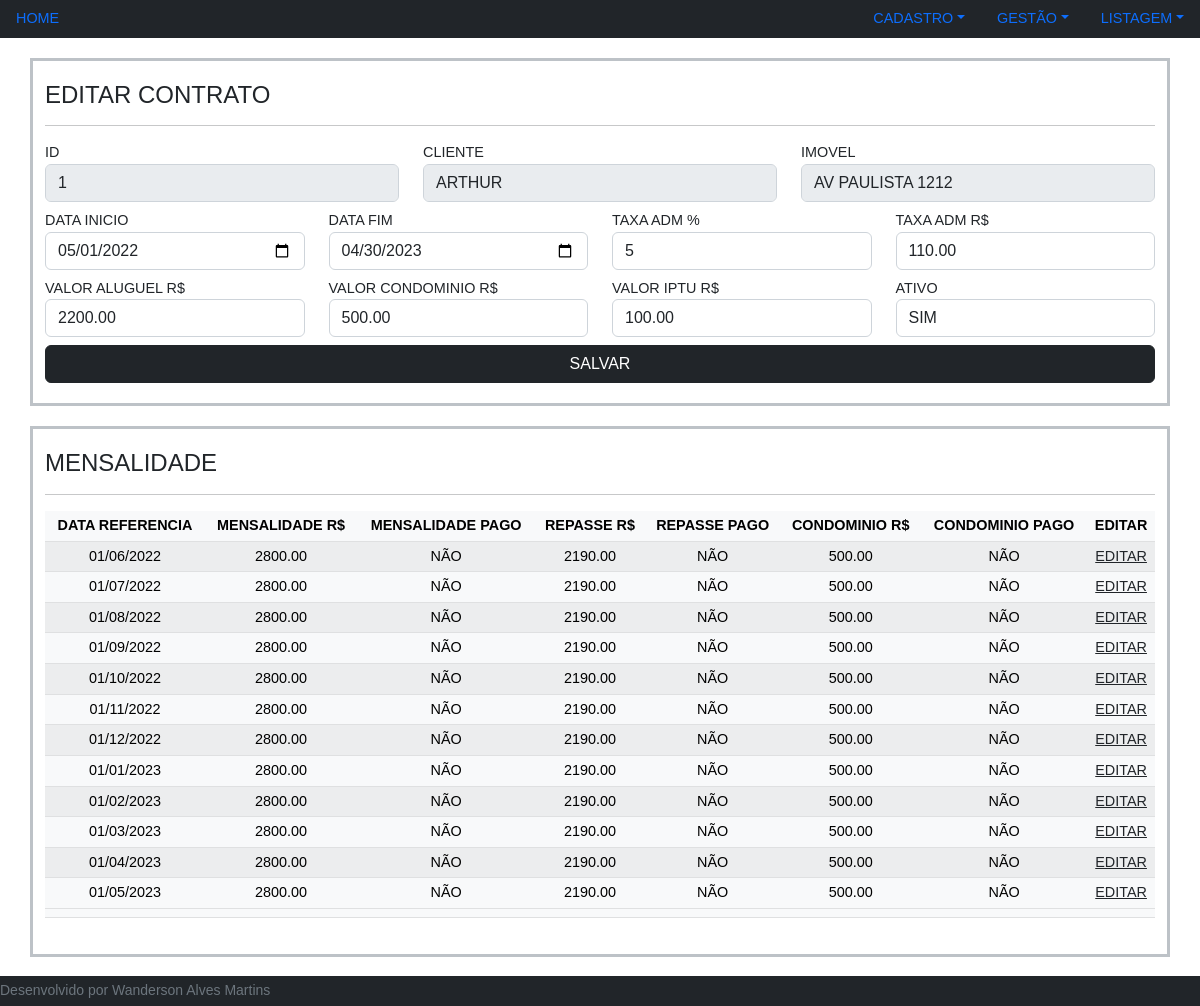
Page /index.php?p=contratoEditar&id=1 on the committed database.
### tables this page shows
CREATE TABLE IF NOT EXISTS `contrato` (
  `ID` int(11) NOT NULL AUTO_INCREMENT,
  `ID_PESSOA_CLIENTE` int(11) NOT NULL,
  `ID_IMOVEL` int(11) NOT NULL,
  `DT_INICIO` date NOT NULL,
  `DT_FIM` date NOT NULL,
  `TX_ADM` int(11) NOT NULL DEFAULT 0,
  `VL_ALUGUEL` float(12,2) NOT NULL DEFAULT 0.00,
  `VL_CONDOMINIO` float(12,2) NOT NULL DEFAULT 0.00,
  `VL_IPTU` float(12,2) NOT NULL DEFAULT 0.00,
  `VL_TX_ADM` float(12,2) NOT NULL DEFAULT 0.00,
  `ATIVO` int(11) NOT NULL DEFAULT 1,
  `DT_CADASTRO` datetime NOT NULL,
  PRIMARY KEY (`ID`)
);

CREATE TABLE IF NOT EXISTS `imovel` (
  `ID` int(11) NOT NULL AUTO_INCREMENT,
  `ID_PROPRIETARIO` int(11) NOT NULL,
  `ENDERECO` varchar(200) NOT NULL,
  `ATIVO` int(11) NOT NULL DEFAULT 1,
  `DT_CADASTRO` datetime NOT NULL,
  PRIMARY KEY (`ID`),
  KEY `FK_imovel_pessoa` (`ID_PROPRIETARIO`),
  CONSTRAINT `FK_imovel_pessoa` FOREIGN KEY (`ID_PROPRIETARIO`) REFERENCES `pessoa` (`ID`)
);

CREATE TABLE IF NOT EXISTS `mensalidade` (
  `ID` int(11) NOT NULL AUTO_INCREMENT,
  `ID_CONTRATO` int(11) NOT NULL,
  `DT_REF` date DEFAULT NULL,
  `VL_MENSALIDADE` float(10,2) DEFAULT NULL,
  `PG_MENSALIDADE` int(11) DEFAULT 0 COMMENT '0=NAO PAGO, 1=PAGO',
  `DT_PG_MENSALIDADE` date DEFAULT NULL,
  `VL_REPASSE` float(10,2) DEFAULT NULL,
  `PG_REPASSE` int(11) DEFAULT 0 COMMENT '0=NAO PAGO, 1=PAGO',
  `DT_PG_REPASSE` date DEFAULT NULL,
  `VL_CONDOMINIO` float(10,2) DEFAULT NULL,
  `PG_CONDOMINIO` int(11) DEFAULT 0 COMMENT '0=NAO PAGO, 1=PAGO',
  `DT_PG_CONDOMINIO` date DEFAULT NULL,
  `ATIVO` int(11) NOT NULL DEFAULT 1,
  PRIMARY KEY (`ID`)
);

CREATE TABLE IF NOT EXISTS `descricao` (
  `ID` int(11) NOT NULL,
  `REF` int(11) NOT NULL,
  `DESC` varchar(50) NOT NULL
);

### database/Query.php (called while the page is built, shortened)
<?php
class Query extends ConexaoBD
{
    public function select($sql,$p=null)
    {
        $pdo    = $this->conectar();
        $r      = $pdo->query($sql);
        if($p)
        {
            $result = $r->fetchAll();
        }
        else
        {
            $result = $r->fetch();
        }
        return $result;
    }
}
?>

### controller/con_editar_contrato.php (called while the page is built, shortened)
<?php
$ID = $_GET['id'];
include_once 'database/Query.php';
include_once 'helper/Helper.php';
$sql = "SELECT a.*,
        DT_INICIO,
        DT_FIM,
        b.NOME NOME_CLIENTE,
        c.ENDERECO
        FROM contrato a
        JOIN pessoa b ON b.ID = a.ID_PESSOA_CLIENTE
        JOIN imovel c ON c.ID = a.ID_IMOVEL
        WHERE a.ID = $ID
        ";
$bd_dados = new Query();
$bd_dados = $bd_dados->select($sql,0);
$sql2 = "SELECT
                a.ID,
                DATE_FORMAT(a.DT_REF, '%d/%m/%Y' ) DT_REF,
                a.VL_MENSALIDADE,
                b.DESC PG_MENSALIDADE,
                DATE_FORMAT(a.DT_PG_MENSALIDADE, '%d/%m/%Y' ) DT_PG_MENSALIDADE,
                a.VL_REPASSE,
                c.DESC PG_REPASSE,
                DATE_FORMAT(a.DT_PG_REPASSE, '%d/%m/%Y' ) DT_PG_REPASSE,
                a.VL_CONDOMINIO,
                d.DESC PG_CONDOMINIO,
                DATE_FORMAT(a.DT_PG_CONDOMINIO, '%d/%m/%Y' ) DT_PG_CONDOMINIO
        FROM mensalidade a
        JOIN descricao b  ON b.ID = a.PG_MENSALIDADE
        JOIN descricao c  ON c.ID = a.PG_REPASSE
        JOIN descricao d  ON d.ID = a.PG_CONDOMINIO
        WHERE a.ID_CONTRATO = $ID
        ";
$bd_mensalidade = new Query();
$bd_mensalidade = $bd_mensalidade->select($sql2,1);
?>

### views/editar/contrato.php (the view, shortened to what this page needs)
<div class="container-fluid">
    <div class="container divform">
        <h4> EDITAR CONTRATO </h4>
        <hr>
        <form action="route.php" method="post">
            <div class="row">
                <div class="col-md">
                    <label>ID</label>
                    <input type="number" class="form-control" name="ID" readonly value=<?php echo $bd_dados['ID']; ?>>
                </div>
                <div class="col-md">
                    <label>CLIENTE</label>
                    <input type="text" class="form-control" readonly value=<?php echo $bd_dados['NOME_CLIENTE']; ?>>
                </div>
                <div class="col-md">
                    <label>IMOVEL</label>
                    <input type="text" class="form-control" readonly value='<?php echo $bd_dados['ENDERECO']; ?>'>
                </div>
            </div>
            <div class="row mt-2">
                <div class="col-md">
                    <label>DATA INICIO</label>
                    <input type="date" class="form-control" name="DT_INICIO" value=<?php echo $bd_dados['DT_INICIO']; ?>>
                </div>
                <div class="col-md">
                    <label>DATA FIM</label>
                    <input type="date" class="form-control" name="DT_FIM" value=<?php echo $bd_dados['DT_FIM']; ?>>
                </div>
                <div class="col-md">
                    <label>TAXA ADM %</label>
                    <input type="number" class="form-control" name="TX_ADM" value=<?php echo $bd_dados['TX_ADM']; ?>>
                </div>
                <div class="col-md">
                    <label>TAXA ADM R$</label>
                    <input type="number" class="form-control" name="VL_TX_ADM" value=<?php echo $bd_dados['VL_TX_ADM']; ?>>
                </div>
            </div>
            <div class="row mt-2">
                <div class="col-md">
                    <label>VALOR ALUGUEL R$</label>
                    <input type="number" class="form-control" name="VL_ALUGUEL" value=<?php echo $bd_dados['VL_ALUGUEL']; ?>>
                </div>
                <div class="col-md">
                    <label>VALOR CONDOMINIO R$</label>
                    <input type="number" class="form-control" name="VL_CONDOMINIO" value=<?php echo $bd_dados['VL_CONDOMINIO']; ?>>
                </div>
                <div class="col-md">
                    <label>VALOR IPTU R$</label>
                    <input type="number" class="form-control" name="VL_IPTU" value=<?php echo $bd_dados['VL_IPTU']; ?>>
                </div>
                <div class="col-md">
                    <label>ATIVO</label>
                    <select class="form-control" name="PG_MENSALIDADE">
                    </select>
                </div>
            </div>
            <div class="row mt-2">
                <div class="d-grid">
                    <button type="submit" class="btn btn-dark">SALVAR</button>
                </div>
            </div>
        </form>
    </div>
    <div class="container divform">
        <h4> MENSALIDADE </h4>
        <hr>
        <table class="table table-light table-striped table-sm table-hover text-center">
				<thead>
					<tr>
						<th>DATA REFERENCIA</th>
						<th>MENSALIDADE R$</th>
						<th>MENSALIDADE PAGO</th>
						<th>REPASSE R$</th>
						<th>REPASSE PAGO</th>
                        <th>CONDOMINIO R$</th>
						<th>CONDOMINIO PAGO</th>
						<th>EDITAR</th>
					</tr>
				</thead>
				<tbody>
				<?php
					foreach ($bd_mensalidade as $v)
					{
                        echo "
                        <tr>
                            <td> ".$v['DT_REF']." </td>
                            <td> ".$v['VL_MENSALIDADE']." </td>
                            <td> ".$v['PG_MENSALIDADE']." </td>
                            <td> ".$v['VL_REPASSE']." </td>
                            <td> ".$v['PG_REPASSE']." </td>
                            <td> ".$v['VL_CONDOMINIO']." </td>
                            <td> ".$v['PG_CONDOMINIO']." </td>
                            <td> <a href='index.php?p=mensalidadeEditar&id=".$v['ID']."&r=2' title='EDITAR' class='btn_edit text-dark'> EDITAR </td>
                        </tr>
                        ";
                    }
				?>
				</tbody>
				<tfoot>
					<tr>
						<th></th>
						<th></th>
						<th></th>
						<th></th>
						<th></th>
						<th></th>
						<th></th>
						<th></th>
					</tr>
				</tfoot>
			</table>
    </div>
</div>

### asset/css/style.css (style rules this page uses)
body { font-size: 0.9rem; padding-top: 0px; background-size: 100% 100%; font-family: Arial, Helvetica, sans-serif; margin: 0 0 49px; }
html { position: relative; min-height: 100%; }
.divform { margin-top: 20px; border: 3px solid #bdc2c7; padding-bottom: 20px; padding-top: 20px; }

### rows in the picture
contrato: ID "1", ID_IMOVEL.ENDERECO "AV PAULISTA 1212", DT_INICIO "05/01/2022", DT_FIM "04/30/2023", TX_ADM "5", VL_TX_ADM "110.00", VL_ALUGUEL "2200.00", VL_CONDOMINIO "500.00", VL_IPTU "100.00"
mensalidade: DT_REF "01/06/2022", VL_MENSALIDADE "2800.00", descricao.DESC "NÃO", VL_REPASSE "2190.00", VL_CONDOMINIO "500.00"
mensalidade: DT_REF "01/07/2022", VL_MENSALIDADE "2800.00", descricao.DESC "NÃO", VL_REPASSE "2190.00", VL_CONDOMINIO "500.00"
mensalidade: DT_REF "01/08/2022", VL_MENSALIDADE "2800.00", descricao.DESC "NÃO", VL_REPASSE "2190.00", VL_CONDOMINIO "500.00"
mensalidade: DT_REF "01/09/2022", VL_MENSALIDADE "2800.00", descricao.DESC "NÃO", VL_REPASSE "2190.00", VL_CONDOMINIO "500.00"
mensalidade: DT_REF "01/10/2022", VL_MENSALIDADE "2800.00", descricao.DESC "NÃO", VL_REPASSE "2190.00", VL_CONDOMINIO "500.00"
mensalidade: DT_REF "01/11/2022", VL_MENSALIDADE "2800.00", descricao.DESC "NÃO", VL_REPASSE "2190.00", VL_CONDOMINIO "500.00"
mensalidade: DT_REF "01/12/2022", VL_MENSALIDADE "2800.00", descricao.DESC "NÃO", VL_REPASSE "2190.00", VL_CONDOMINIO "500.00"
mensalidade: DT_REF "01/01/2023", VL_MENSALIDADE "2800.00", descricao.DESC "NÃO", VL_REPASSE "2190.00", VL_CONDOMINIO "500.00"
mensalidade: DT_REF "01/02/2023", VL_MENSALIDADE "2800.00", descricao.DESC "NÃO", VL_REPASSE "2190.00", VL_CONDOMINIO "500.00"
mensalidade: DT_REF "01/03/2023", VL_MENSALIDADE "2800.00", descricao.DESC "NÃO", VL_REPASSE "2190.00", VL_CONDOMINIO "500.00"
mensalidade: DT_REF "01/04/2023", VL_MENSALIDADE "2800.00", descricao.DESC "NÃO", VL_REPASSE "2190.00", VL_CONDOMINIO "500.00"
mensalidade: DT_REF "01/05/2023", VL_MENSALIDADE "2800.00", descricao.DESC "NÃO", VL_REPASSE "2190.00", VL_CONDOMINIO "500.00"

### other values in the picture
form field PG_MENSALIDADE "SIM"
